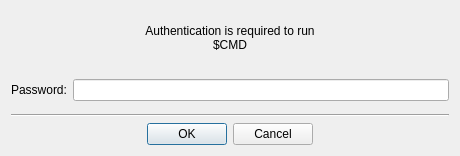
<?xml version="1.0" encoding="UTF-8"?>
<ui version="4.0">
 <class>PasswordDialog</class>
 <widget class="QDialog" name="PasswordDialog">
  <property name="geometry">
   <rect>
    <x>0</x>
    <y>0</y>
    <width>460</width>
    <height>156</height>
   </rect>
  </property>
  <property name="windowTitle">
   <string notr="true">Octopi sudo</string>
  </property>
  <layout class="QVBoxLayout" name="verticalLayout">
   <item>
    <layout class="QGridLayout" name="gridLayout">
     <item row="3" column="1" rowspan="2">
      <widget class="QLineEdit" name="passwordLE">
       <property name="toolTip">
        <string>Enter password</string>
       </property>
       <property name="echoMode">
        <enum>QLineEdit::Password</enum>
       </property>
      </widget>
     </item>
     <item row="3" column="0" rowspan="2">
      <widget class="QLabel" name="descPasswordL">
       <property name="text">
        <string>Password:</string>
       </property>
      </widget>
     </item>
     <item row="0" column="0" rowspan="3" colspan="2">
      <widget class="QLabel" name="descriptionL">
       <property name="minimumSize">
        <size>
         <width>230</width>
         <height>0</height>
        </size>
       </property>
       <property name="layoutDirection">
        <enum>Qt::LeftToRight</enum>
       </property>
       <property name="text">
        <string>Authentication is required to run&lt;br&gt;$CMD</string>
       </property>
       <property name="alignment">
        <set>Qt::AlignCenter</set>
       </property>
       <property name="wordWrap">
        <bool>true</bool>
       </property>
      </widget>
     </item>
    </layout>
   </item>
   <item>
    <widget class="Line" name="line">
     <property name="orientation">
      <enum>Qt::Horizontal</enum>
     </property>
    </widget>
   </item>
   <item>
    <widget class="QDialogButtonBox" name="buttonBox">
     <property name="focusPolicy">
      <enum>Qt::TabFocus</enum>
     </property>
     <property name="orientation">
      <enum>Qt::Horizontal</enum>
     </property>
     <property name="standardButtons">
      <set>QDialogButtonBox::Cancel|QDialogButtonBox::Ok</set>
     </property>
     <property name="centerButtons">
      <bool>true</bool>
     </property>
    </widget>
   </item>
  </layout>
 </widget>
 <tabstops>
  <tabstop>passwordLE</tabstop>
  <tabstop>buttonBox</tabstop>
 </tabstops>
 <resources/>
 <connections>
  <connection>
   <sender>buttonBox</sender>
   <signal>accepted()</signal>
   <receiver>PasswordDialog</receiver>
   <slot>accept()</slot>
   <hints>
    <hint type="sourcelabel">
     <x>248</x>
     <y>254</y>
    </hint>
    <hint type="destinationlabel">
     <x>157</x>
     <y>274</y>
    </hint>
   </hints>
  </connection>
  <connection>
   <sender>buttonBox</sender>
   <signal>rejected()</signal>
   <receiver>PasswordDialog</receiver>
   <slot>reject()</slot>
   <hints>
    <hint type="sourcelabel">
     <x>316</x>
     <y>260</y>
    </hint>
    <hint type="destinationlabel">
     <x>286</x>
     <y>274</y>
    </hint>
   </hints>
  </connection>
 </connections>
</ui>
